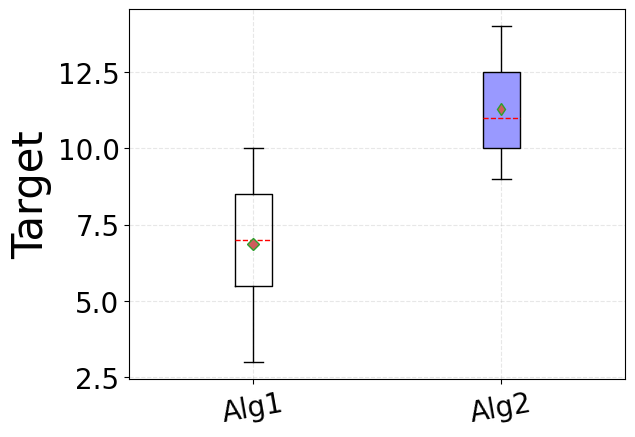

Write Python code to recreate this figure.
import numpy as np
import matplotlib
matplotlib.use('Agg')
import matplotlib.pyplot as plt
import pandas as pd

# plt.rcParams['font.sans-serif'] = ['SimHei']  # 用来正常显示中文标签
# plt.rcParams['axes.unicode_minus'] = False  # 用来正常显示负号

if __name__ == '__main__':
    AA=[5,6,7,8,9,10,3]
    BB=[9,14,10,13,12,11,10]

    AA = {'A': AA}
    BB = {'B': BB}
    df1 = pd.DataFrame(AA)
    df2 = pd.DataFrame(BB)
    plt.grid(linestyle="--", alpha=0.3)
    plt.tick_params(labelsize=20)
    plt.xticks(rotation=10)   
    # font2 = {'family': 'Times New Roman',
    #          'weight': 'normal',
    #          'size': 25,
    #          }
    plt.boxplot(x=df1,        
                showmeans=True,  # 以点的形式显示均值
                positions=[1],
                #  boxprops={'color': 'black', 'facecolor': '#9999ff'},  # 设置箱体属性，填充色和边框色

                flierprops={'marker': 'o', 'markerfacecolor': 'red', 'color': 'black'},  # 设置异常值属性，点的形状、填充色和边框色

                meanprops={'marker': 'D', 'markerfacecolor': 'indianred'},  # 设置均值点的属性，点的形状、填充色

                medianprops={'linestyle': '--', 'color': 'red'})  # 设置中位数线的属性，线的类型和颜色

    plt.boxplot(x=df2,
                patch_artist=True,  # 要求用自定义颜色填充盒形图，默认白色填充
                showmeans=True,  # 以点的形式显示均值
                positions=[2],
                boxprops={'color': 'black', 'facecolor': '#9999ff'},  # 设置箱体属性，填充色和边框色

                flierprops={'marker': 'o', 'markerfacecolor': 'red', 'color': 'black'},  # 设置异常值属性，点的形状、填充色和边框色

                meanprops={'marker': 'd', 'markerfacecolor': 'indianred'},  # 设置均值点的属性，点的形状、填充色

                medianprops={'linestyle': '--', 'color': 'red'})  # 设置中位数线的属性，线的类型和颜色

    plt.xticks([1, 2],
               ['Alg1', 'Alg2'])
    plt.ylabel("Target", fontsize=30)
    # plt.ylabel("$obj$", fontsize=30)
    # plt.show()
    plt.savefig('./boxchart.png', bbox_inches='tight')
